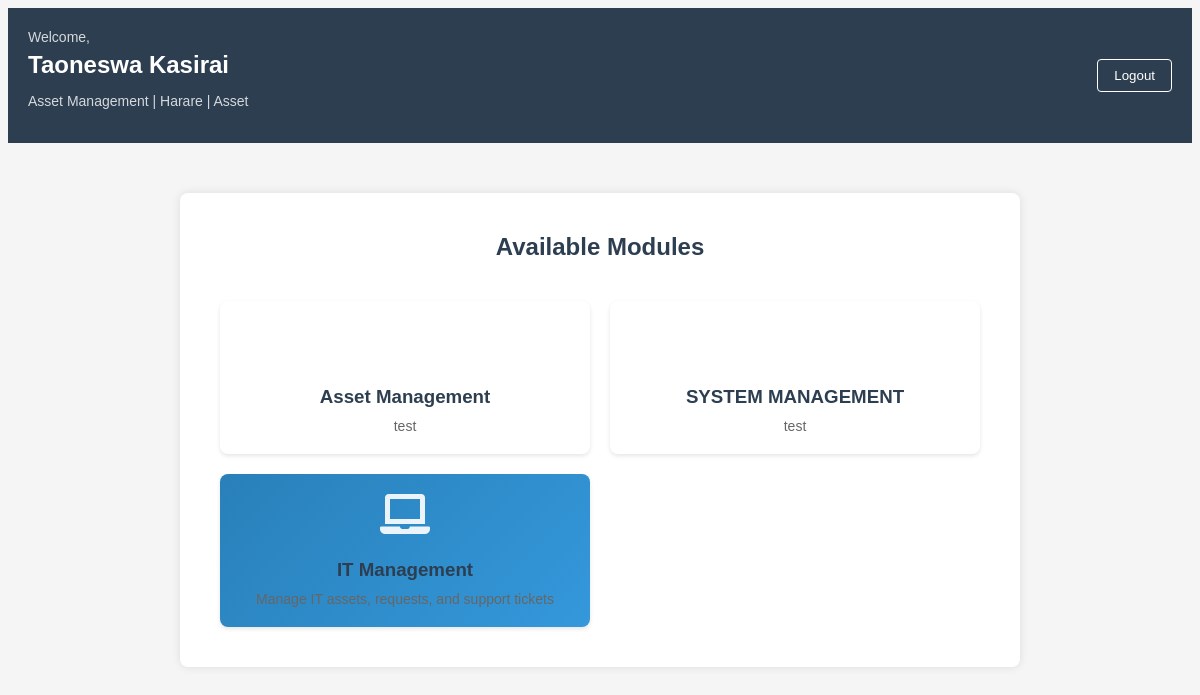
The page /dashboard/ (signed in) on the database its author committed.
### myapp/models.py (models this page shows, shortened)
class Employee(models.Model):
    employee_number = models.CharField(max_length=10, unique=True)
    name = models.CharField(max_length=100)
    surname = models.CharField(max_length=100)
    department = models.ForeignKey(Department, on_delete=models.PROTECT)
    branch = models.CharField(max_length=100)
    section = models.CharField(max_length=100)
    email = models.EmailField(unique=True)
    phone_regex = RegexValidator(
        regex=r'^07\d{8}$',
        message="Phone number must start with '07' and be 10 digits long"
    )
    phone_number = models.CharField(
        validators=[phone_regex],
        max_length=10,
        unique=True
    )
    signature = models.ImageField(
        upload_to='signatures/', null=True, blank=True)
    created_at = models.DateTimeField(auto_now_add=True)
    password = models.CharField(
        max_length=128, default=make_password('defaultpassword'))
    is_first_login = models.BooleanField(default=True)
    is_active = models.BooleanField(default=True)
    roles = models.ManyToManyField(Role, blank=True)
    class Meta:
        ordering = ['surname', 'name']

class Department(models.Model):
    code = models.CharField(max_length=10, unique=True)
    name = models.CharField(max_length=100)
    description = models.TextField(blank=True)
    is_active = models.BooleanField(default=True)
    created_at = models.DateTimeField(auto_now_add=True)
    def __str__(self):
        return self.name
    class Meta:
        ordering = ['name']

class Module(models.Model):
    name = models.CharField(max_length=100)
    description = models.TextField()
    icon = models.CharField(
        max_length=50, help_text="Font Awesome icon class (e.g., 'fa-users')")
    url = models.CharField(max_length=200)
    order = models.IntegerField(default=0)
    class Meta:
        ordering = ['order', 'name']

### myapp/views.py (the view)
# urls.py: path('dashboard/', views.dashboard, name='dashboard'),
def dashboard(request):
    if 'employee_id' not in request.session:
        return redirect('login')
    employee = Employee.objects.get(id=request.session['employee_id'])
    modules = Module.objects.all()
    return render(request, 'myapp/dashboard.html', {
        'employee': employee,
        'modules': modules
    })

### myapp/templates/myapp/dashboard.html (shortened to what this page needs)
<!DOCTYPE html>
<html>
<head>
    {% load static %}
    <link rel="stylesheet" type="text/css" href="{% static 'myapp/css/style.css' %}">
    <link href="https://cdnjs.cloudflare.com/ajax/libs/font-awesome/5.15.4/css/all.min.css" rel="stylesheet">
</head>
<body>
    <div class="dashboard-header">
        <div class="user-info">
            <span class="welcome-text">Welcome,</span>
            <h1>{{ employee.name }} {{ employee.surname }}</h1>
            <p class="user-details">{{ employee.department }} | {{ employee.branch }} | {{ employee.section }}</p>
        </div>
        <div class="header-actions">
            <button class="logout-button">Logout</button>
        </div>
    </div>
    <div class="dashboard-container">
        <h2 class="modules-title">Available Modules</h2>
        <div class="modules-grid">
            {% for module in modules %}
            <a href="{{ module.url }}" class="module-card {% if 'IT' in module.name %}it-module{% endif %}">
                <i class="fas {{ module.icon }}"></i>
                <h3>{{ module.name }}</h3>
                <p>{{ module.description }}</p>
            </a>
            {% endfor %}
        </div>
    </div>
</body>
</html>

### myapp/static/myapp/css/style.css (style rules this page uses)
body { background-color: #f5f5f5; font-family: Arial, sans-serif; }
.dashboard-container { max-width: 800px; margin: 50px auto; padding: 20px; background: #ffffff; border-radius: 8px; box-shadow: 0 0 10px rgba(0, 0, 0, 0.1); }
.dashboard-header { background: #2c3e50; color: white; padding: 20px; display: flex; justify-content: space-between; align-items: center; }
.user-info { flex: 1; }
.welcome-text { font-size: 14px; opacity: 0.8; }
.user-info h1 { margin: 5px 0; font-size: 24px; }
.user-details { font-size: 14px; opacity: 0.8; }
.header-actions { padding-left: 20px; }
.logout-button { background: transparent; border: 1px solid white; color: white; padding: 8px 16px; border-radius: 4px; cursor: pointer; transition: all 0.3s; }
.modules-title { margin: 20px 0; color: #2c3e50; text-align: center; }
.modules-grid { display: grid; grid-template-columns: repeat(auto-fit, minmax(250px, 1fr)); gap: 20px; padding: 20px; }
.module-card { background: white; padding: 20px; border-radius: 8px; box-shadow: 0 2px 4px rgba(0, 0, 0, 0.1); text-align: center; text-decoration: none; color: #333; transition: transform 0.3s, box-shadow 0.3s; }
.module-card i { font-size: 2em; color: #2c3e50; margin-bottom: 15px; }
.module-card h3 { margin: 10px 0; color: #2c3e50; }
.module-card p { font-size: 14px; color: #666; margin: 0; }

### myapp/templates/myapp/dashboard.html (style rules this page uses)
.module-card.it-module { background: linear-gradient(135deg, #2980b9, #3498db); }
.module-card i { font-size: 2.5em; margin-bottom: 15px; color: rgba(255, 255, 255, 0.9); }

### rows shown on the page
Employee: name "Taoneswa", surname "Kasirai", department "Asset Management", branch "Harare", section "Asset"
Module: name "Asset Management", description "test"
Module: name "SYSTEM MANAGEMENT", description "test"
Module: name "IT Management", description "Manage IT assets, requests, and support tickets"
